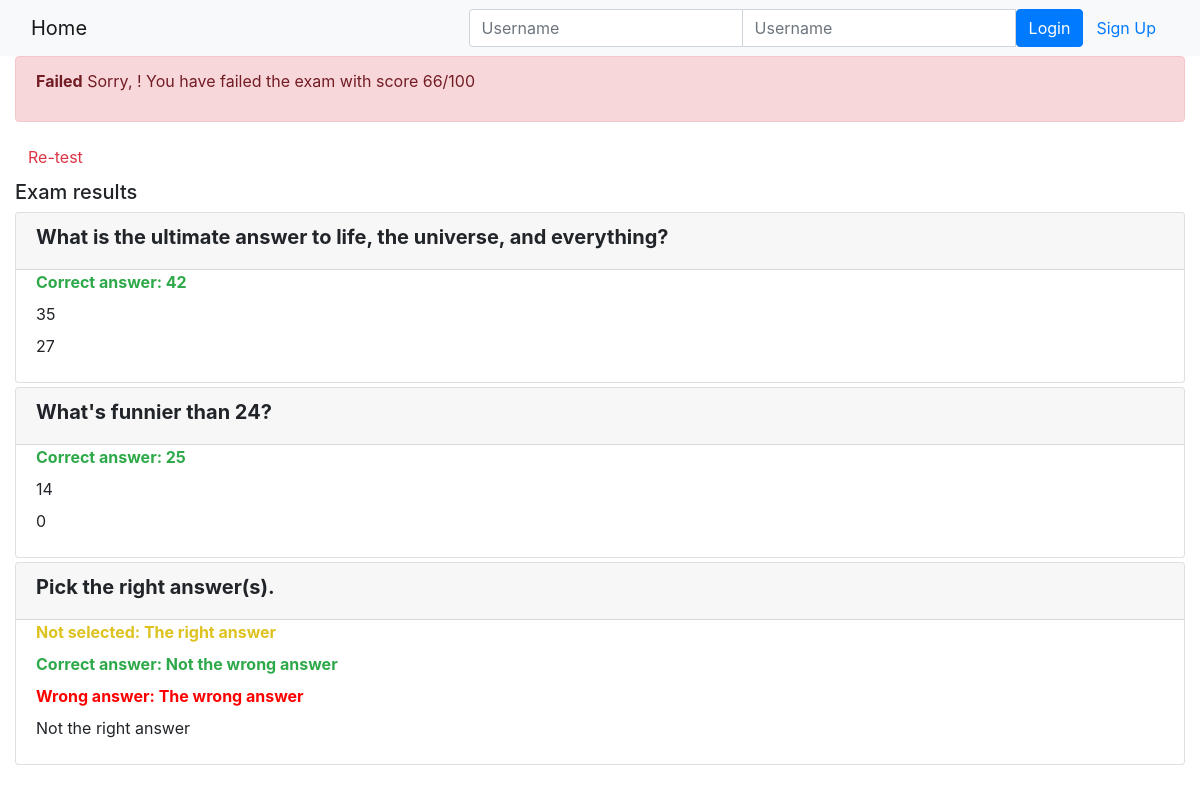
Page /onlinecourse/course/1/submission/1/result/ on the committed database.
### onlinecourse/models.py (models this page shows)
class Question(models.Model):
    lesson = models.ForeignKey(Course, on_delete=models.CASCADE)
    question_text = models.TextField(max_length=1000)
    grade = models.IntegerField(default=0)
    def is_get_score(self, selected_ids):
       all_answers = self.choice_set.filter(is_correct=True).count()
       selected_correct = self.choice_set.filter(is_correct=True, id__in=selected_ids).count()
       if all_answers == selected_correct:
           return True
       else:
           return False

class Choice(models.Model):
    choice_text = models.TextField(max_length=1000)
    is_correct = models.BooleanField(default=0)
    question = models.ManyToManyField(Question)

### onlinecourse/views.py (the view)
def show_exam_result(request, course_id, submission_id):
    context = {}
    course = Course.objects.get(id = course_id)
    submit = Submission.objects.get(id = submission_id)
    selected = Submission.objects.filter(id = submission_id).values_list('choices', flat = True)
    score = 0
    questions = 0
    for question in course.question_set.all():
        if (question.is_get_score(selected)):
            score += question.grade
        questions += 1
    context['selected'] = selected
    context['grade'] = int((score/questions)*100)
    context['course'] = course
    return  render(request, 'onlinecourse/exam_result_bootstrap.html', context)

### onlinecourse/templates/onlinecourse/exam_result_bootstrap.html (shortened to what this page needs)
<!DOCTYPE html>
<html lang="en">
<head>
    {% load static %}
    <link rel="stylesheet" href="https://maxcdn.bootstrapcdn.com/bootstrap/4.5.2/css/bootstrap.min.css">
</head>
<body>
 <nav class="navbar navbar-light bg-light">
    <div class="container-fluid">
        <div class="navbar-header">
              <a class="navbar-brand" href="{% url 'onlinecourse:index' %}">Home</a>
        </div>
        <ul class="nav navbar-nav navbar-right">
            {% if user.is_authenticated %}
            <li>
                <a class="btn btn-link" href="#">{{ user.first_name }}({{ user.username }})</a>
                <a class="btn btn-link" href="{% url 'onlinecourse:logout' %}">Logout</a>
            </li>
            {% else %}
            <li>
                <form class="form-inline" action="{% url 'onlinecourse:login' %}" method="post">
                    <div class="input-group">
                        <input type="text" class="form-control" placeholder="Username" name="username" >
                        <input type="password" class="form-control" placeholder="Username" name="psw" >
                        <button class="btn btn-primary" type="submit">Login</button>
                        <a class="btn btn-link" href="{% url 'onlinecourse:registration' %}">Sign Up</a>
                    </div>
                </form>
            </li>
            {% endif %}
        </ul>
    </div>
</nav>
<div class="container-fluid">
    {% if grade > 80 %}
    <div class="alert alert-success">
       <p><strong>Congratulations, {{ user.first_name }}!</strong> You have passed the exam and completed the course with score {{ grade }}/100</p>
    </div>
        {% else %}
        <div class="alert alert-danger">
            <p><strong>Failed</strong> Sorry, {{ user.first_name }}! You have failed the exam with score {{ grade }}/100</p>
        </div>
        <a class="btn btn-link text-danger" href="{% url 'onlinecourse:course_details' course.id %}">Re-test</a>
        {% endif %}
        <div class="card-columns-vertical mt-1">
        <h5 class="">Exam results</h5>
            {% for question in course.question_set.all %}
            <div class="card mt-1">
                <div class="card-header"><h5 style="font-weight:bold">{{ question.question_text}}</h5></div>
                <div class="form-group">
                    {% for choice in question.choice_set.all %}
                    <div class="form-check">
                        {% if choice.id in selected %}
                            {% if choice.is_correct == True %}
                                <label style="color:#2ea94a;font-weight:bold">Correct answer: {{choice.choice_text}}</label>
                            {% else %}
                                <label style="color:red;font-weight:bold">Wrong answer: {{choice.choice_text}}</label>
                            {% endif %}
                        {% else %}
                            {% if choice.is_correct == True %}
                                <label style="color:#DEC21F;font-weight:bold">Not selected: {{choice.choice_text}}</label>
                            {% else %}
                                <label>{{choice.choice_text}}</label>
                            {% endif %}
                        {% endif %}
                    </div>
                    {% endfor %}
                </div>
            </div>
            {% endfor %}
        </div>
    </div>
</body>
</html>

### rows in the picture
Question: question_text "What is the ultimate answer to life, the universe, and everything?"
Choice: choice_text "42"
Choice: choice_text "35"
Choice: choice_text "27"
Question: question_text "What's funnier than 24?"
Choice: choice_text "25"
Choice: choice_text "14"
Choice: choice_text "0"
Question: question_text "Pick the right answer(s)."
Choice: choice_text "The right answer"
Choice: choice_text "Not the wrong answer"
Choice: choice_text "The wrong answer"
Choice: choice_text "Not the right answer"

### other values in the picture
{{ grade }} "66"
